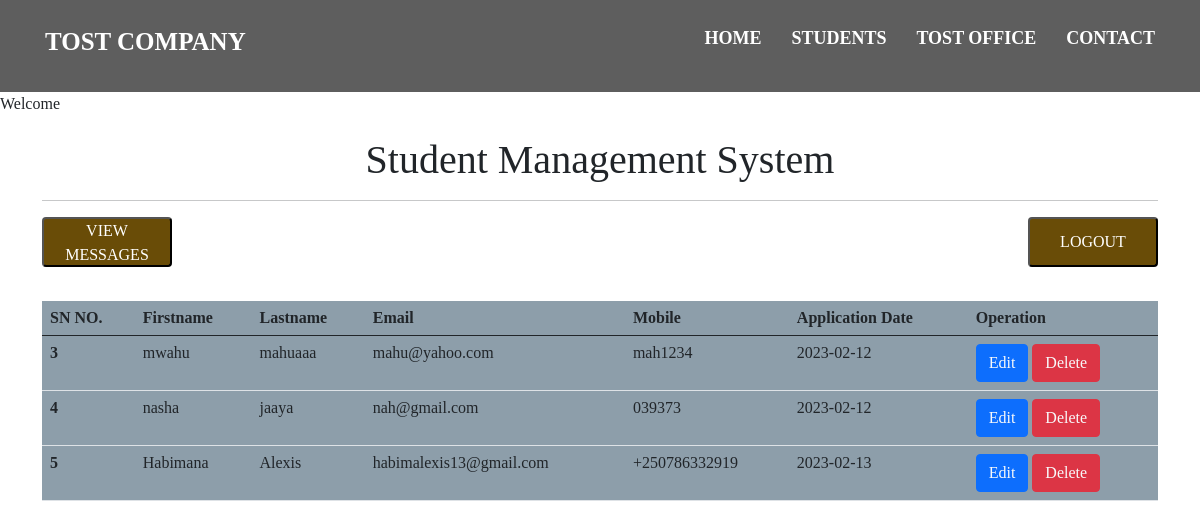
/displaying.php, run on the app's committed database.
### tables this page shows
CREATE TABLE `students` (
  `student_id` int(11) NOT NULL,
  `firstname` varchar(100) NOT NULL,
  `lastname` varchar(100) NOT NULL,
  `email` varchar(100) NOT NULL,
  `mobile` varchar(20) NOT NULL,
  `date` date NOT NULL DEFAULT current_timestamp()
);

### displaying.php (the view, shortened to what this page needs)
<?php
 include 'connect.php';
 include 'header.php'?>
<!doctype html>
<html lang="en">
  <head>
    <link href="https://cdn.jsdelivr.net/npm/bootstrap@5.0.2/dist/css/bootstrap.min.css" rel="stylesheet">
    <link href="style.css" rel="stylesheet">
  </head>
    <body>
        <div class="container">
            <h1 class="headdis">Student Management System</h1><hr>
            <a href="messages.php"><button class="view-btn">VIEW MESSAGES </button></a>
            <a href="logout.php" class="logout-link">  <button class="btnlogout">LOGOUT</button></a>
            <div class="tabl">
                <table class="table">
                    <thead>
                        <tr>
                        <th scope="col">SN NO.</th>
                        <th scope="col">Firstname</th>
                        <th scope="col">Lastname</th>
                        <th scope="col">Email</th>
                        <th scope="col">Mobile</th>
                        <th scope="col">Application Date</th>
                        <th scope="col">Operation</th>
                        </tr>
                    </thead>
                    <tbody>
                        <?php
                          $sql = "SELECT * FROM `students`";
                          $result = mysqli_query($conn,$sql);
                          if ($result){
                            while($row= mysqli_fetch_assoc($result)){
                              $id = $row ['student_id'];
                              $firstname = $row ['firstname'];
                              $lastname = $row ['lastname'];
                              $email = $row ['email'];
                              $mobile = $row ['mobile'];
                              $date = $row ['date'];
                              echo '<tr>
                              <th>'.$id.'</th>
                              <td>'. $firstname.'</td>
                              <td>'. $lastname.'</td>
                              <td>'.$email.'</td>
                              <td>'.$mobile.'</td>
                              <td>'.$date.'</td>
                              <td><button class=  "btn btn-primary text-light"><a href="update.php? updateid='.$id.'" class="text-light text-decoration-none">Edit </a> </button>
                              <button class= "btn btn-danger"> <a href="delete.php? deleteid='.$id.'" class="text-light text-decoration-none">Delete </a> </button></td>
                              </tr>';
                            }
                          }
                        ?>
                    </tbody>
                </table>
                </div>
        </div>
    </body>
    </html>

### css/style.css (style rules this page uses)
* { box-sizing: border-box; margin: 0; padding: 0; }
html,body { font-family: 'Nunito-Regular'; scroll-behavior: smooth ; height: 100%; font-size: 16px; background-size: contain; font-family: 'Monteserrat'; }
.tabl { margin-top: 100px; background-color: #2c4c6189; }
.headdis { text-align: center; margin-top: 20px; }
a .btnlogout { list-style: none; text-decoration: none; height: 50px; width: 130px; border-radius: 4px 4px; transition: 2s; background-color: #694c07; color: white; float: right; text-align: center; }
a .view-btn { list-style: none; text-decoration: none; height: 50px; width: 130px; border-radius: 4px 4px; transition: 2s; background-color: #694c07; color: white; float:left; text-align: center; }

### data on the page
students: student_id "3", firstname "mwahu", lastname "mahuaaa", email "mahu@yahoo.com", mobile "mah1234", date "2023-02-12"
students: student_id "4", firstname "nasha", lastname "jaaya", email "nah@gmail.com", mobile "039373", date "2023-02-12"
students: student_id "5", firstname "Habimana", lastname "Alexis", email "habimalexis13@gmail.com", mobile "+250786332919", date "2023-02-13"
